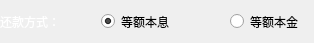
         <widget class="QWidget" name="widget_method_5" native="true">
          <property name="maximumSize">
           <size>
            <width>450</width>
            <height>40</height>
           </size>
          </property>
          <layout class="QGridLayout" name="gridLayout_70">
           <property name="leftMargin">
            <number>0</number>
           </property>
           <item row="0" column="4">
            <widget class="QRadioButton" name="radioButton_benjin_3">
             <property name="maximumSize">
              <size>
               <width>110</width>
               <height>21</height>
              </size>
             </property>
             <property name="text">
              <string>等额本金</string>
             </property>
             <property name="icon">
              <iconset>
               <normaloff>../Icons/等额本金.png</normaloff>../Icons/等额本金.png</iconset>
             </property>
            </widget>
           </item>
           <item row="0" column="2">
            <widget class="QRadioButton" name="radioButton_benxi_3">
             <property name="maximumSize">
              <size>
               <width>110</width>
               <height>21</height>
              </size>
             </property>
             <property name="text">
              <string>等额本息</string>
             </property>
             <property name="icon">
              <iconset>
               <normaloff>../Icons/等额本息还款标.png</normaloff>../Icons/等额本息还款标.png</iconset>
             </property>
             <property name="checked">
              <bool>true</bool>
             </property>
            </widget>
           </item>
           <item row="0" column="1">
            <spacer name="horizontalSpacer_48">
             <property name="orientation">
              <enum>Qt::Horizontal</enum>
             </property>
             <property name="sizeType">
              <enum>QSizePolicy::Maximum</enum>
             </property>
             <property name="sizeHint" stdset="0">
              <size>
               <width>35</width>
               <height>19</height>
              </size>
             </property>
            </spacer>
           </item>
           <item row="0" column="0">
            <widget class="QLabel" name="label_method_5">
             <property name="maximumSize">
              <size>
               <width>72</width>
               <height>15</height>
              </size>
             </property>
             <property name="styleSheet">
              <string notr="true">font: 9pt &quot;锐字锐线怒放黑简1.0&quot;;
color: rgb(255, 255, 255);</string>
             </property>
             <property name="text">
              <string>还款方式：</string>
             </property>
            </widget>
           </item>
           <item row="0" column="3">
            <spacer name="horizontalSpacer_58">
             <property name="orientation">
              <enum>Qt::Horizontal</enum>
             </property>
             <property name="sizeType">
              <enum>QSizePolicy::Maximum</enum>
             </property>
             <property name="sizeHint" stdset="0">
              <size>
               <width>50</width>
               <height>20</height>
              </size>
             </property>
            </spacer>
           </item>
          </layout>
         </widget>
